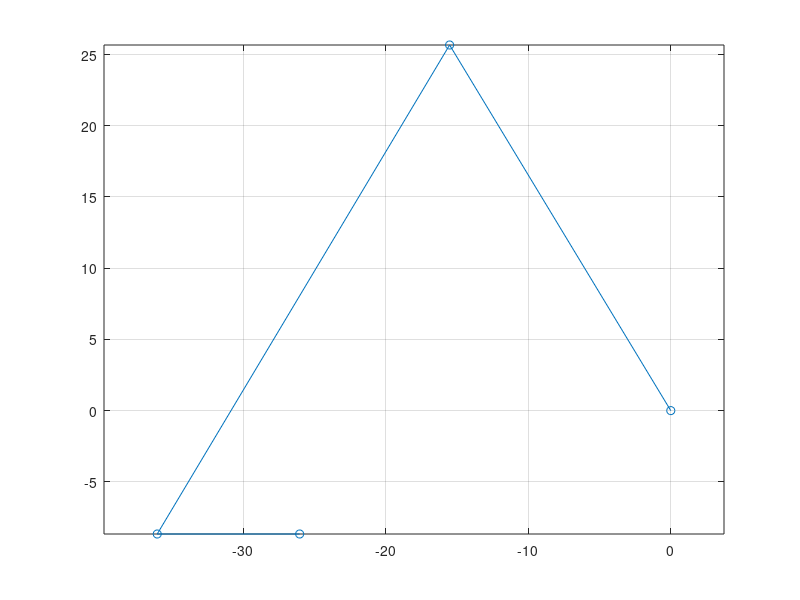

Reproduce this figure in MATLAB.
% -----------------------------------
% TSAE Robot Competation
% AE KMITL
% -----------------------------------
clc; clear all; close all

% Define parameters
L1 = 30
L2 = 40
L3 = 10
H  = 5
R  = 60 % โดยการวัด / ควรมาจากผลลัพธ์ของ stage 1

% Calculate angles
D  = sqrt(R^2 + H^2);
q3 = acos((L1^2 + L2^2 - D^2) / (2*L1*L2)) /pi*180;

alpha = atan2(R, H) /pi*180;
beta  = acos((D^2 + L1^2 - L2^2) / (2*D*L1)) /pi*180;
q2    = alpha + beta;

q4 = 360 - q2 - q3;

% Report angles
theta = [q2, q3, q4]

% Verify the solution
R = L1*cosd(q2-90) + L2*cosd(q4-90)
H = L2*sind(q4-90) - L1*sind(q2-90)

% Plot the result
% ใช้เป็น input ของงานในภายหลัง
P0 = [0, 0];
P1 = [L1*cosd(q2), L1*sind(q2)];
P2 = P1 + [L2*cosd(q3+q2), L2*sind(q3+q2)];
P3 = P2 + [L3*cosd(q4+q3+q2), L3*sind(q4+q3+q2)];
P  = [P0; P1; P2; P3]

plot(P(:,1), P(:,2), '-o')
grid on; axis equal
